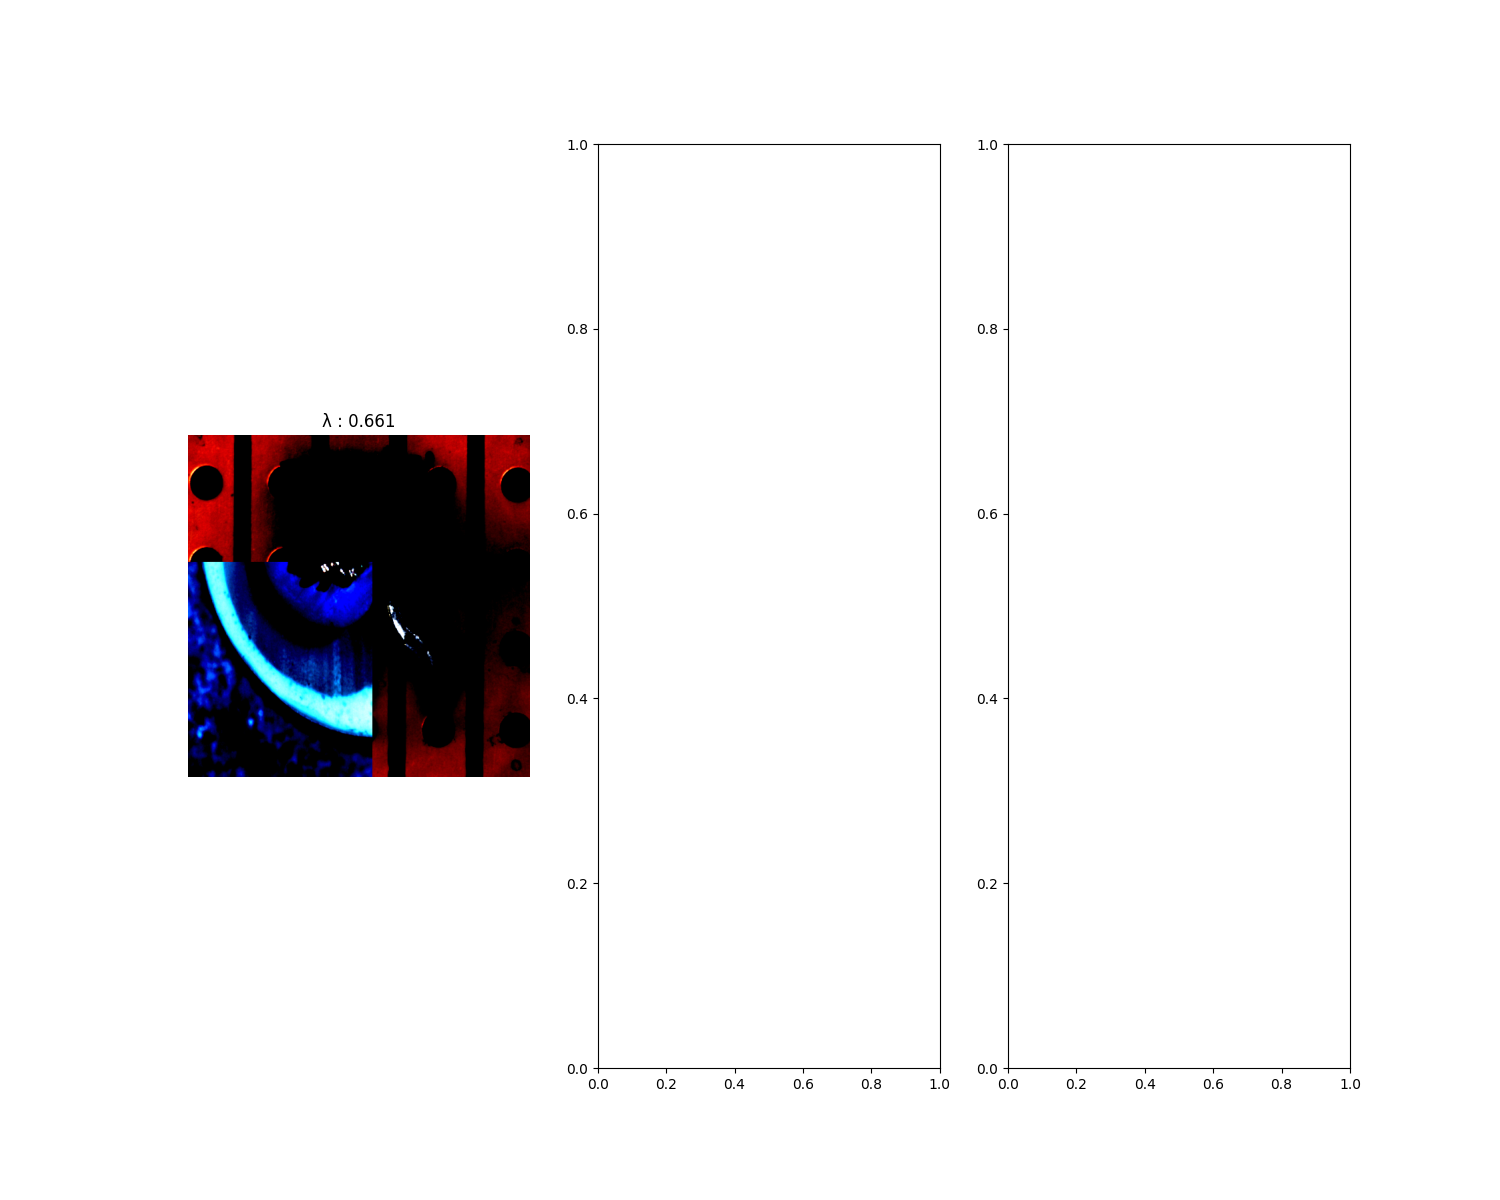

Reproduce this figure in Python.
import numpy as np
import matplotlib.pyplot as plt
import torch

def rand_bbox(size, lam): # size : [B, C, W, H]
    W = size[2] # 이미지의 width
    H = size[3] # 이미지의 height
    cut_rat = np.sqrt(1. - lam)  # 패치 크기의 비율 정하기
    cut_w = np.int(W * cut_rat)  # 패치의 너비
    cut_h = np.int(H * cut_rat)  # 패치의 높이

    # uniform
    # 기존 이미지의 크기에서 랜덤하게 값을 가져옵니다.(중간 좌표 추출)
    cx = np.random.randint(W)
    cy = np.random.randint(H)

    # 패치 부분에 대한 좌표값을 추출합니다.
    bbx1 = np.clip(cx - cut_w // 2, 0, W)
    bby1 = np.clip(cy - cut_h // 2, 0, H)
    bbx2 = np.clip(cx + cut_w // 2, 0, W)
    bby2 = np.clip(cy + cut_h // 2, 0, H)

    return bbx1, bby1, bbx2, bby2

def cutmix_plot(train_loader):
    fig , axes = plt.subplots(1,3)
    fig.set_size_inches(15,12)
    
    for i in range(3):
        for inputs, targets in train_loader:
            inputs = inputs
            targets = targets
            break

        lam = np.random.beta(1.0, 1.0) 
        rand_index = torch.randperm(inputs.size()[0])
        bbx1, bby1, bbx2, bby2 = rand_bbox(inputs.size(), lam)
        inputs[:, :, bbx1:bbx2, bby1:bby2] = inputs[rand_index, :, bbx1:bbx2, bby1:bby2]
        lam = 1 - ((bbx2 - bbx1) * (bby2 - bby1) / (inputs.size()[-1] * inputs.size()[-2]))
        axes[i].imshow(inputs[1].permute(1, 2, 0).cpu())
        axes[i].set_title(f'λ : {np.round(lam,3)}')
        plt.savefig(f'/data/dacon_Computer_Vision/cutmix/cutmix[{i}].png')
    return
   